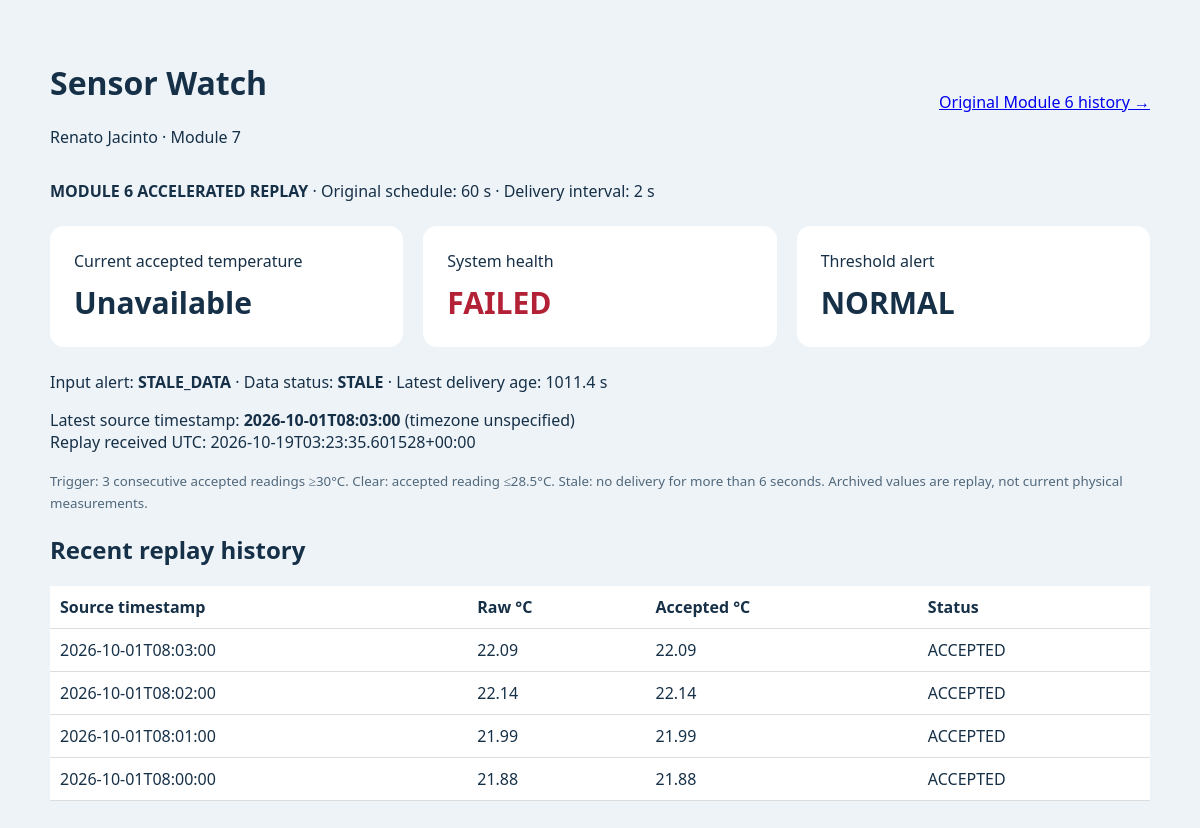
The page / on the database its author committed.
### tables this page shows
CREATE TABLE monitor_state (
              id INTEGER PRIMARY KEY CHECK(id=1), cursor INTEGER NOT NULL,
              alert TEXT NOT NULL, high_count INTEGER NOT NULL);

CREATE TABLE monitor_readings (
              id INTEGER PRIMARY KEY, received_utc TEXT NOT NULL,
              source_timestamp TEXT NOT NULL, raw_value TEXT NOT NULL,
              accepted_value REAL, status TEXT NOT NULL, provenance TEXT NOT NULL);

### app.py (the view)
    @app.get('/')
    def dashboard():
        return render_template('dashboard.html', **monitor.snapshot())

### app.py (called while the page is built)
def create_app(monitor):
    app = Flask(__name__)
    @app.get('/')
    def dashboard():
        return render_template('dashboard.html', **monitor.snapshot())
    @app.get('/api/status')
    def status():
        return jsonify(monitor.snapshot())
    @app.get('/history')
    def archive():
        with monitor.connect() as db:
            rows = [dict(r) for r in db.execute("SELECT * FROM readings WHERE sensor_id='temperature' ORDER BY timestamp")]
        return render_template('history.html', rows=rows)
    @app.errorhandler(Exception)
    def error(exc):
        from werkzeug.exceptions import HTTPException
        if isinstance(exc, HTTPException):
            return exc
        event(monitor.log,'APPLICATION_ERROR',level='ERROR',error=repr(exc))
        return jsonify(health='FAILED',error='Request failed; inspect application log'),503
    return app

    def connect(self):
        db = sqlite3.connect(self.path, timeout=10)
        db.row_factory = sqlite3.Row
        return db

### templates/dashboard.html (shortened to what this page needs)
<!doctype html><html lang="en"><meta charset="utf-8"><meta http-equiv="refresh" content="2"><title>Sensor Watch</title>
<header><div><h1>Sensor Watch</h1><p>Renato Jacinto · Module 7</p></div><a href="/history">Original Module 6 history →</a></header>
<p><b>{{mode}}</b> · Original schedule: 60 s · Delivery interval: {{interval}} s</p>
<section><article>Current accepted temperature<strong>{{current if current is not none else 'Unavailable'}} {% if current is not none %}°C{% endif %}</strong></article><article>System health<strong class="{{health}}">{{health}}</strong></article><article>Threshold alert<strong class="{{alert}}">{{alert}}</strong></article></section>
<p>Input alert: <b>{{input_alert}}</b> · Data status: <b>{{data_status}}</b> · Latest delivery age: {{age_seconds}} s</p>
{% if latest %}<p>Latest source timestamp: <b>{{latest.source_timestamp}}</b> (timezone unspecified)<br>Replay received UTC: {{latest.received_utc}}</p>{% endif %}
<small>Trigger: 3 consecutive accepted readings ≥30°C. Clear: accepted reading ≤28.5°C. Stale: no delivery for more than {{3*interval}} seconds. Archived values are replay, not current physical measurements.</small>
<h2>Recent replay history</h2><table><tr><th>Source timestamp</th><th>Raw °C</th><th>Accepted °C</th><th>Status</th></tr>{% for r in recent %}<tr><td>{{r.source_timestamp}}</td><td>{{r.raw_value}}</td><td>{{r.accepted_value if r.accepted_value is not none else '—'}}</td><td>{{r.status}}</td></tr>{% endfor %}</table></html>

### templates/dashboard.html (style rules this page uses)
header { display:flex;justify-content:space-between;align-items:center }
section { display:flex;gap:20px;margin:24px 0 }
article { background:white;padding:24px;border-radius:14px;flex:1 }
strong { display:block;font-size:30px;margin-top:10px }
.FAILED { color:#b32136 }
table { background:white;border-collapse:collapse;width:100% }
td,th { text-align:left;padding:10px;border-bottom:1px solid #ddd }
small { color:#50687b }

### rows shown on the page
monitor_state: alert "NORMAL"
monitor_readings: source_timestamp "2026-10-01T08:03:00", received_utc "2026-10-19T03:23:35.601528+00:00", raw_value "22.09", accepted_value "22.09", status "ACCEPTED"
monitor_readings: source_timestamp "2026-10-01T08:02:00", raw_value "22.14", accepted_value "22.14", status "ACCEPTED"
monitor_readings: source_timestamp "2026-10-01T08:01:00", raw_value "21.99", accepted_value "21.99", status "ACCEPTED"
monitor_readings: source_timestamp "2026-10-01T08:00:00", raw_value "21.88", accepted_value "21.88", status "ACCEPTED"

### other values the page prints
{{ mode }} "MODULE 6 ACCELERATED REPLAY"
{{ interval }} "2"
{{ current if current is not none else 'Unavailable' }} "Unavailable"
{{ health }} "FAILED"
{{ input_alert }} "STALE_DATA"
{{ data_status }} "STALE"
{{ age_seconds }} "1011.4"
{{ 3*interval }} "6"
